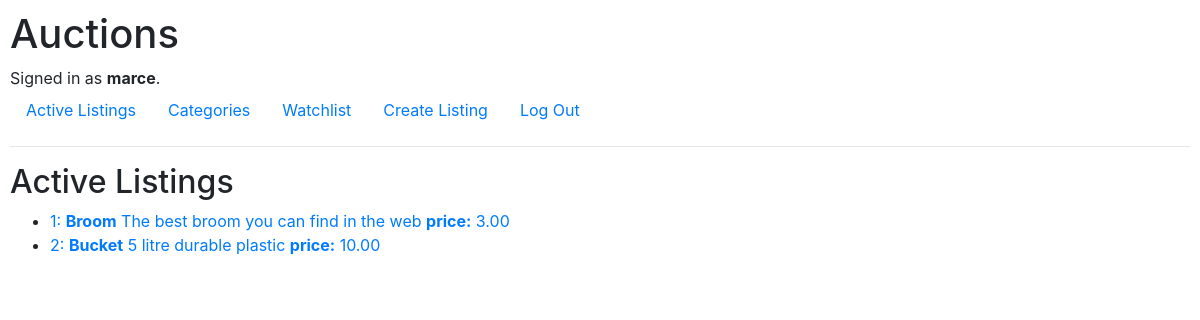
Screenshot of / (signed in) with the database file from the repository.
### auctions/models.py (models this page shows, shortened)
class User(AbstractUser):
    pass

class Listing(models.Model):
    title = models.CharField(max_length=50)
    description = models.CharField(max_length=1000)
    starting_bid = models.DecimalField(max_digits=10, decimal_places=2)
    created_date = models.DateTimeField("date published")
    category_id = models.ForeignKey(Category, on_delete=models.CASCADE)

### auctions/views.py (the view)
# urls.py: path("", views.index, name="index"),
def index(request):
    return render(request, "auctions/index.html",
    {
        "listings": Listing.objects.all()
    })

### auctions/templates/auctions/index.html
{% extends "auctions/layout.html" %}
{% block body %}
    <h2>Active Listings</h2>
    <ul>
        {% for listing in listings %}
            <li>
                <a href="{% url 'auctions:listing' listing.id %}">
                {{ listing.id }}: <strong>{{ listing.title }}</strong> {{ listing.description }} <strong>price:</strong> {{ listing.starting_bid }}
                </a>
            </li>
        {% endfor %}
    </ul>
{% endblock %}

### auctions/templates/auctions/layout.html (shortened to what this page needs)
{% load static %}
<!DOCTYPE html>
<html lang="en">
    <head>
        <link rel="stylesheet" href="https://stackpath.bootstrapcdn.com/bootstrap/4.4.1/css/bootstrap.min.css">
        <link href="{% static 'auctions/styles.css' %}" rel="stylesheet">
    </head>
    <body>
        <h1>Auctions</h1>
        <div>
            {% if user.is_authenticated %}
                Signed in as <strong>{{ user.username }}</strong>.
            {% else %}
                Not signed in.
            {% endif %}
        </div>
        <ul class="nav">
            <li class="nav-item">
                <a class="nav-link" href="{% url 'auctions:index' %}">Active Listings</a>
            </li>
            {% if user.is_authenticated %}
                <li class="nav-item">
                    <a class="nav-link" href="{% url 'auctions:categories' %}">Categories</a>
                </li>
                <li class="nav-item">
                    <a class="nav-link" href="{% url 'auctions:watchlist' %}">Watchlist</a>
                </li>
                <li class="nav-item">
                    <a class="nav-link" href="{% url 'auctions:create' %}">Create Listing</a>
                </li>
                <li class="nav-item">
                    <a class="nav-link" href="{% url 'auctions:logout' %}">Log Out</a>
                </li>
            {% endif %}
        </ul>
        <hr>
        {% block body %}
        {% endblock %}
    </body>
</html>

### auctions/static/auctions/styles.css (style rules this page uses)
body { padding: 10px; }

### rows the page displays
User: username "marce"
Listing: id "1", title "Broom", description "The best broom you can find in the web", starting_bid "3.00"
Listing: id "2", title "Bucket", description "5 litre durable plastic", starting_bid "10.00"
